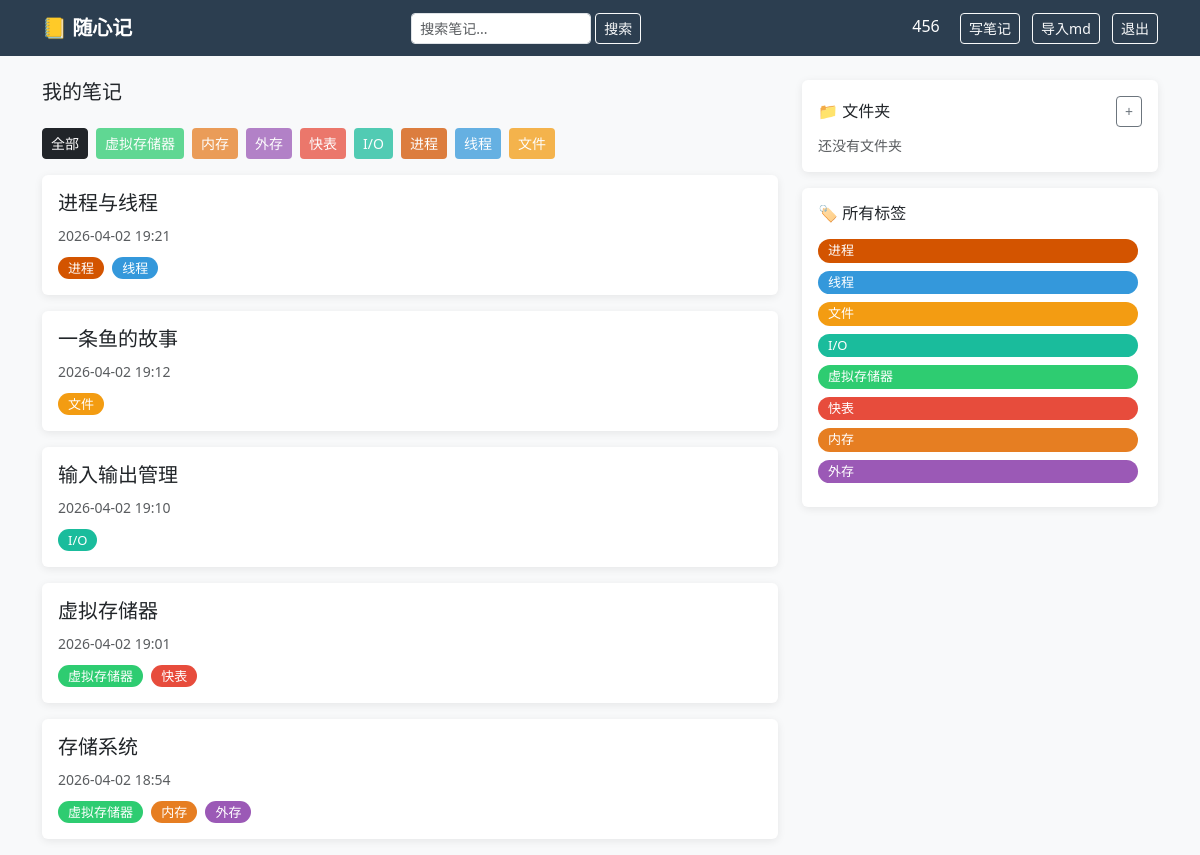
Screenshot of / (signed in) with the database file from the repository.
### app.py (models this page shows)
class User(UserMixin, db.Model):
    id = db.Column(db.Integer, primary_key=True)
    username = db.Column(db.String(80), unique=True, nullable=False)
    password = db.Column(db.String(200), nullable=False)
    notes = db.relationship('Note', backref='author', lazy=True)

class Tag(db.Model):
    id = db.Column(db.Integer, primary_key=True)
    name = db.Column(db.String(50), unique=True, nullable=False)

class Note(db.Model):
    id = db.Column(db.Integer, primary_key=True)
    title = db.Column(db.String(200), nullable=False)
    content = db.Column(db.Text, nullable=False)
    created_at = db.Column(db.DateTime, default=datetime.utcnow)
    updated_at = db.Column(db.DateTime, default=datetime.utcnow, onupdate=datetime.utcnow)
    user_id = db.Column(db.Integer, db.ForeignKey('user.id'), nullable=False)
    folder_id = db.Column(db.Integer, db.ForeignKey('folder.id'), nullable=True)
    is_public = db.Column(db.Boolean, default=False)
    tags = db.relationship('Tag', secondary=note_tags, backref='notes')

### app.py (the view)
@app.route('/')
@login_required
def index():
    folder_id = request.args.get('folder_id')
    tag_id = request.args.get('tag_id')
    query = Note.query.filter_by(user_id=current_user.id)
    if folder_id:
        query = query.filter_by(folder_id=folder_id)
    if tag_id:
        tag = Tag.query.get(tag_id)
        if tag:
            query = query.filter(Note.tags.contains(tag))
    notes = query.order_by(Note.created_at.desc()).all()
    folders = Folder.query.filter_by(user_id=current_user.id).all()
    tags = Tag.query.join(note_tags).join(Note).filter(Note.user_id == current_user.id).distinct().all()
    return render_template('index.html', notes=notes, folders=folders, tags=tags,
                         current_folder_id=int(folder_id) if folder_id else None,
                         current_tag_id=int(tag_id) if tag_id else None)

### app.py (called while the page is built)
@app.template_filter('local_time')
def local_time(dt):
    if dt is None:
        return ''
    beijing = timezone(timedelta(hours=8))
    return dt.replace(tzinfo=timezone.utc).astimezone(beijing).strftime('%Y-%m-%d %H:%M')

@login_manager.user_loader
def load_user(user_id):
    return User.query.get(int(user_id))

### templates/index.html (shortened to what this page needs)
{% extends 'base.html' %}
{% block content %}
<div class="row">
    <div class="col-md-8">
        <h5 class="mb-4">我的笔记</h5>
        <div class="d-flex gap-2 mb-3 flex-wrap">
            <a href="/" class="btn btn-sm {% if not current_folder_id and not current_tag_id %}btn-dark{% else %}btn-outline-secondary{% endif %}">
                全部
            </a>
            {% for tag in tags %}
            <a href="/?tag_id={{ tag.id }}" class="btn btn-sm tag-color-{{ tag.id % 8 }} {% if current_tag_id == tag.id %}opacity-100{% else %}opacity-75{% endif %}" style="color:white">
                {{ tag.name }}
            </a>
            {% endfor %}
        </div>
        {% for note in notes %}
        <div class="card mb-3 p-3">
            <div class="d-flex justify-content-between align-items-start">
                <div>
                    <h5><a href="/notes/{{ note.id }}" class="text-decoration-none text-dark">{{ note.title }}</a></h5>
                    <small class="text-muted">{{ note.created_at | local_time }}</small>
                    <div class="mt-2">
                        {% for tag in note.tags %}
                        <a href="/tags/{{ tag.id }}" class="tag-badge tag-color-{{ tag.id % 8 }}">{{ tag.name }}</a>
                        {% endfor %}
                    </div>
                </div>
            </div>
        </div>
        {% else %}
        <div class="card p-4 text-center text-muted">
            <p>还没有笔记，快去写第一篇吧！</p>
            <a href="/notes/new" class="btn btn-dark">写笔记</a>
        </div>
        {% endfor %}
    </div>
    <div class="col-md-4">
        <div class="card p-3 mb-3">
            <div class="d-flex justify-content-between align-items-center mb-2">
                <h6 class="mb-0">📁 文件夹</h6>
                <button class="btn btn-sm btn-outline-secondary" data-bs-toggle="collapse" data-bs-target="#newFolderForm">+</button>
            </div>
            {% for folder in folders %}
            <a href="/folders/{{ folder.id }}" class="d-block text-decoration-none text-dark py-1">
                📁 {{ folder.name }}
            </a>
            {% else %}
            <p class="text-muted small mb-0">还没有文件夹</p>
            {% endfor %}
        </div>
        <div class="card p-3">
            <h6 class="mb-3">🏷️ 所有标签</h6>
            {% set all_tags = [] %}
            {% for note in notes %}
                {% for tag in note.tags %}
                    {% if tag not in all_tags %}
                        {% set _ = all_tags.append(tag) %}
                    {% endif %}
                {% endfor %}
            {% endfor %}
            {% for tag in all_tags %}
            <a href="/tags/{{ tag.id }}" class="tag-badge tag-color-{{ tag.id % 8 }} d-inline-block mb-2">{{ tag.name }}</a>
            {% else %}
            <p class="text-muted small mb-0">还没有标签</p>
            {% endfor %}
        </div>
    </div>
</div>
{% endblock %}

### templates/base.html (shortened to what this page needs)
<!DOCTYPE html>
<html>
<head>
    <link href="https://cdn.jsdelivr.net/npm/bootstrap@5.3.0/dist/css/bootstrap.min.css" rel="stylesheet">
    <link rel="stylesheet" href="https://cdn.jsdelivr.net/npm/easymde/dist/easymde.min.css">
</head>
<body>
    <nav class="navbar navbar-dark mb-4">
        <div class="container">
            <a class="navbar-brand fw-bold" href="/">📒 随心记</a>
            {% if current_user.is_authenticated %}
            <form class="d-flex me-2" method="GET" action="/search">
                <input type="text" name="q" class="form-control form-control-sm me-1" placeholder="搜索笔记..." style="width:180px">
                <button type="submit" class="btn btn-sm btn-outline-light">搜索</button>
            </form>
            <div>
                <a href="/profile" class="text-white text-decoration-none me-3">{{ current_user.username }}</a>
                <a href="/notes/new" class="btn btn-sm btn-outline-light me-2">写笔记</a>
                <form method="POST" action="/notes/import" enctype="multipart/form-data" class="d-inline">
                    <label class="btn btn-sm btn-outline-light me-2">
                        导入md
                    </label>
                </form>
                <a href="/logout" class="btn btn-sm btn-outline-light">退出</a>
            </div>
            {% endif %}
        </div>
    </nav>
    <div class="container">
        {% block content %}{% endblock %}
    </div>
</body>
</html>

### templates/base.html (style rules this page uses)
body { background-color: #f8f9fa; }
.navbar { background-color: #2c3e50 !important; }
.card { border: none; box-shadow: 0 2px 8px rgba(0,0,0,0.08); }
.tag-badge { padding: 2px 10px; border-radius: 12px; font-size: 13px; text-decoration: none; margin-right: 4px; color: white; }
.tag-color-0 { background-color: #3498db; }
.tag-color-1 { background-color: #2ecc71; }
.tag-color-2 { background-color: #e67e22; }
.tag-color-3 { background-color: #9b59b6; }
.tag-color-4 { background-color: #e74c3c; }
.tag-color-5 { background-color: #1abc9c; }
.tag-color-6 { background-color: #f39c12; }
.tag-color-7 { background-color: #d35400; }

### rows the page displays
User: username "456"
Tag: name "虚拟存储器"
Tag: name "内存"
Tag: name "外存"
Tag: name "快表"
Tag: name "I/O"
Tag: name "进程"
Tag: name "线程"
Tag: name "文件"
Note: title "进程与线程", created_at|local_time "2026-04-02 19:21"
Note: title "一条鱼的故事", created_at|local_time "2026-04-02 19:12"
Note: title "输入输出管理", created_at|local_time "2026-04-02 19:10"
Note: title "虚拟存储器", created_at|local_time "2026-04-02 19:01"
Note: title "存储系统", created_at|local_time "2026-04-02 18:54"
